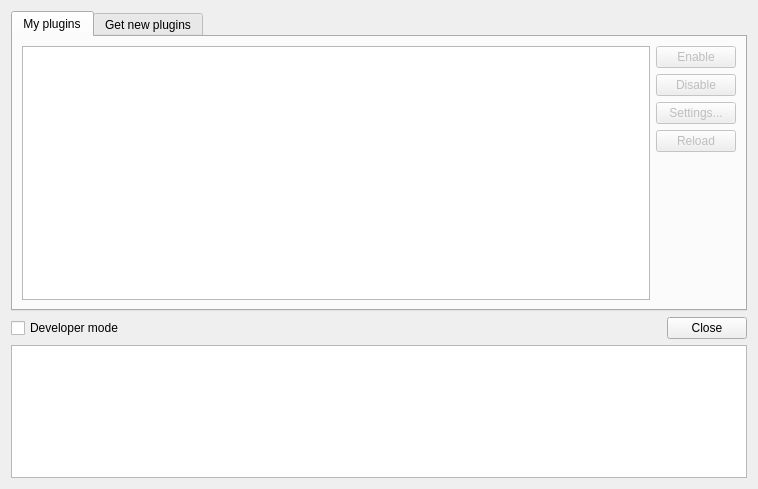
<?xml version="1.0" encoding="UTF-8"?>
<ui version="4.0">
 <class>PluginDialog</class>
 <widget class="QDialog" name="PluginDialog">
  <property name="geometry">
   <rect>
    <x>0</x>
    <y>0</y>
    <width>758</width>
    <height>489</height>
   </rect>
  </property>
  <property name="windowTitle">
   <string>Plugin Manager</string>
  </property>
  <layout class="QVBoxLayout" name="verticalLayout_2">
   <item>
    <widget class="QTabWidget" name="tab_widget">
     <property name="minimumSize">
      <size>
       <width>0</width>
       <height>300</height>
      </size>
     </property>
     <property name="currentIndex">
      <number>0</number>
     </property>
     <widget class="QWidget" name="tab">
      <attribute name="title">
       <string>My plugins</string>
      </attribute>
      <layout class="QHBoxLayout" name="horizontalLayout">
       <item>
        <widget class="PluginDialogList" name="list">
         <property name="verticalScrollMode">
          <enum>QAbstractItemView::ScrollPerPixel</enum>
         </property>
        </widget>
       </item>
       <item>
        <layout class="QVBoxLayout" name="verticalLayout">
         <item>
          <widget class="QPushButton" name="enable">
           <property name="enabled">
            <bool>false</bool>
           </property>
           <property name="text">
            <string>Enable</string>
           </property>
          </widget>
         </item>
         <item>
          <widget class="QPushButton" name="disable">
           <property name="enabled">
            <bool>false</bool>
           </property>
           <property name="text">
            <string>Disable</string>
           </property>
          </widget>
         </item>
         <item>
          <widget class="QPushButton" name="settings">
           <property name="enabled">
            <bool>false</bool>
           </property>
           <property name="text">
            <string>Settings...</string>
           </property>
          </widget>
         </item>
         <item>
          <widget class="QPushButton" name="reload">
           <property name="enabled">
            <bool>false</bool>
           </property>
           <property name="text">
            <string>Reload</string>
           </property>
          </widget>
         </item>
         <item>
          <spacer name="verticalSpacer">
           <property name="orientation">
            <enum>Qt::Vertical</enum>
           </property>
           <property name="sizeHint" stdset="0">
            <size>
             <width>20</width>
             <height>40</height>
            </size>
           </property>
          </spacer>
         </item>
        </layout>
       </item>
      </layout>
     </widget>
     <widget class="QWidget" name="tab_2">
      <attribute name="title">
       <string>Get new plugins</string>
      </attribute>
     </widget>
    </widget>
   </item>
   <item>
    <layout class="QHBoxLayout" name="horizontalLayout_2">
     <item>
      <widget class="QCheckBox" name="developer_mode">
       <property name="text">
        <string>Developer mode</string>
       </property>
      </widget>
     </item>
     <item>
      <widget class="QDialogButtonBox" name="button_box">
       <property name="orientation">
        <enum>Qt::Horizontal</enum>
       </property>
       <property name="standardButtons">
        <set>QDialogButtonBox::Close</set>
       </property>
      </widget>
     </item>
    </layout>
   </item>
   <item>
    <widget class="QTextEdit" name="console">
     <property name="minimumSize">
      <size>
       <width>0</width>
       <height>130</height>
      </size>
     </property>
     <property name="readOnly">
      <bool>true</bool>
     </property>
     <property name="textInteractionFlags">
      <set>Qt::TextSelectableByKeyboard|Qt::TextSelectableByMouse</set>
     </property>
    </widget>
   </item>
  </layout>
 </widget>
 <customwidgets>
  <customwidget>
   <class>PluginDialogList</class>
   <extends>QListView</extends>
   <header>api/plugindialoglist.h</header>
  </customwidget>
 </customwidgets>
 <resources/>
 <connections>
  <connection>
   <sender>button_box</sender>
   <signal>accepted()</signal>
   <receiver>PluginDialog</receiver>
   <slot>accept()</slot>
   <hints>
    <hint type="sourcelabel">
     <x>548</x>
     <y>342</y>
    </hint>
    <hint type="destinationlabel">
     <x>157</x>
     <y>274</y>
    </hint>
   </hints>
  </connection>
  <connection>
   <sender>button_box</sender>
   <signal>rejected()</signal>
   <receiver>PluginDialog</receiver>
   <slot>reject()</slot>
   <hints>
    <hint type="sourcelabel">
     <x>616</x>
     <y>342</y>
    </hint>
    <hint type="destinationlabel">
     <x>286</x>
     <y>274</y>
    </hint>
   </hints>
  </connection>
  <connection>
   <sender>developer_mode</sender>
   <signal>toggled(bool)</signal>
   <receiver>console</receiver>
   <slot>setVisible(bool)</slot>
   <hints>
    <hint type="sourcelabel">
     <x>78</x>
     <y>339</y>
    </hint>
    <hint type="destinationlabel">
     <x>81</x>
     <y>455</y>
    </hint>
   </hints>
  </connection>
  <connection>
   <sender>developer_mode</sender>
   <signal>toggled(bool)</signal>
   <receiver>reload</receiver>
   <slot>setVisible(bool)</slot>
   <hints>
    <hint type="sourcelabel">
     <x>118</x>
     <y>330</y>
    </hint>
    <hint type="destinationlabel">
     <x>699</x>
     <y>164</y>
    </hint>
   </hints>
  </connection>
 </connections>
</ui>
